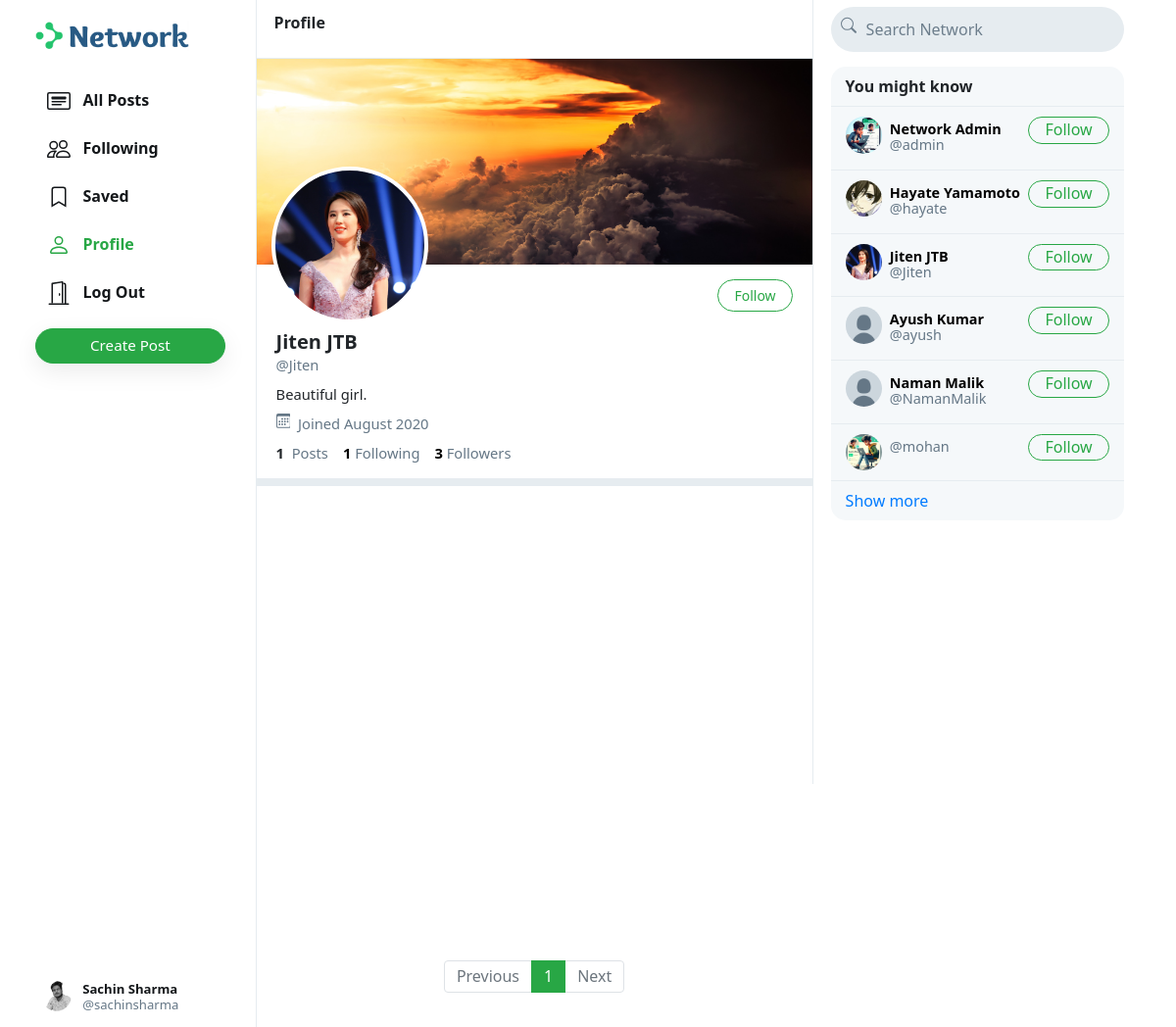
The page /Jiten (signed in) on the database its author committed.
### network/models.py (models this page shows, shortened)
class User(AbstractUser):
    profile_pic = models.ImageField(upload_to='profile_pic/')
    bio = models.TextField(max_length=160, blank=True, null=True)
    cover = models.ImageField(upload_to='covers/', blank=True)

### network/views.py (the view)
# urls.py: path("<str:username>", views.profile, name='profile'),
def profile(request, username):
    user = User.objects.get(username=username)
    all_posts = Post.objects.filter(creater=user).order_by('-date_created')
    paginator = Paginator(all_posts, 10)
    page_number = request.GET.get('page')
    if page_number == None:
        page_number = 1
    posts = paginator.get_page(page_number)
    followings = []
    suggestions = []
    follower = False
    if request.user.is_authenticated:
        followings = Follower.objects.filter(followers=request.user).values_list('user', flat=True)
        suggestions = User.objects.exclude(pk__in=followings).exclude(username=request.user.username).order_by("?")[:6]
        if request.user in Follower.objects.get(user=user).followers.all():
            follower = True
    follower_count = Follower.objects.get(user=user).followers.all().count()
    following_count = Follower.objects.filter(followers=user).count()
    return render(request, 'network/profile.html', {
        "username": user,
        "posts": posts,
        "posts_count": all_posts.count(),
        "suggestions": suggestions,
        "page": "profile",
        "is_follower": follower,
        "follower_count": follower_count,
        "following_count": following_count
    })

### network/templates/network/profile.html (shortened to what this page needs)
{% extends 'network/index.html' %}
{% load static %}
{% block profile %}
    <div class="profile-view" data-user="{{username.username}}">
        <div class="cover-image" style="background-image: url(/media/{{username.cover}})"></div>
        <div class="profile-image" style="background-image: url(/media/{{username.profile_pic}})"></div>
        <div class="profile-details">
            <div>
                {% if user.username == username.username %}
                <a href="{% url 'edit_profile' %}">
                    <button class="btn btn-outline-success float-right merabutton" id="edit-profile-btn" >Edit Profile</button>
                </a>
                {% elif is_follower %}
                    <button class="btn btn-success float-right merabutton" onclick="unfollow_user(this,'{{username.username}}','edit_page')"   id="following-btn">Following</button>
                {% else %}
                    <button class="btn btn-outline-success float-right merabutton" onclick="follow_user(this,'{{username.username}}','edit_page')"  id="follow-btn">Follow</button>
                {% endif %}
            </div>
            <div class="details-data">
                <h5>{{username.first_name}} {{username.last_name}}</h5>
                <div class="grey">@{{username.username}}</div>
                <div class="bio">
                    {% if username.bio is not None %}
                        {{username.bio}}
                    {% endif %}
                </div>
                <div class="grey" style="padding: 8px 0px;">
                    &nbsp;Joined {{username.date_joined | date:"F Y"}}
                </div>
                <div>
                    <strong>
                        {{posts_count}}
                    </strong>
                    &nbsp;<span class="grey">Posts</span>
                    <a href="#">
                        <strong id="following__count">{{following_count | default:0}}</strong>&nbsp;<span class="grey">Following</span>
                    </a>
                    <a href="#">
                        <strong id="follower__count">{{follower_count | default:0}}</strong>&nbsp;<span class="grey">Followers</span>
                    </a>
                </div>
            </div>
        </div>
    </div>
    <div class="space"></div>
{% endblock %}

### network/templates/network/layout.html (shortened to what this page needs)
{% load static %}
<!DOCTYPE html>
<html lang="en">
    <head>
        <link rel="stylesheet" href="https://stackpath.bootstrapcdn.com/bootstrap/4.4.1/css/bootstrap.min.css">
        <link href="{% static 'network/styles.css' %}" rel="stylesheet">
    </head>
    <body>
        <div class="body" data-page="{{page}}">
            <div class="sidenav">
                <a href="{% url 'index' %}" class="navbar-brand">
                    <img src="{% static 'network/Images/logo.png' %}" height="31px">
                </a>
                <div style="height: 100%;">
                    <div>
                        <div>
                            <ul>
                                <li class="nav-item" id="all_posts">
                                <a href="{% url 'index' %}" class="nav-link">
                                    <div>
                                        &nbsp;&nbsp;All Posts
                                    </div>
                                </a>
                                </li>
                                {% if user.is_authenticated %}
                                    <li class="nav-item" id="following">
                                        <a href="{% url 'following' %}" class="nav-link">
                                            <div>
                                                &nbsp;&nbsp;Following
                                            </div>
                                        </a>
                                    </li>
                                    <li class="nav-item" id="saved">
                                        <a href="{% url 'saved' %}" class="nav-link">
                                            <div>
                                                <svg width="1.5em" height="1.5em" viewBox="0 0 16 16" class="bi bi-bookmark" fill="currentColor" xmlns="http://www.w3.org/2000/svg">
                                                    <path fill-rule="evenodd" d="M8 12l5 3V3a2 2 0 0 0-2-2H5a2 2 0 0 0-2 2v12l5-3zm-4 1.234l4-2.4 4 2.4V3a1 1 0 0 0-1-1H5a1 1 0 0 0-1 1v10.234z"/>
                                                  </svg>
                                                &nbsp;&nbsp;Saved
                                            </div>
                                        </a>
                                    </li>
                                    <li class="nav-item" id="profile">
                                        <a href="{% url 'profile' user.username %}" class="nav-link">
                                            <div>
                                                &nbsp;&nbsp;Profile
                                            </div>
                                        </a>
                                    </li>
                                    <li class="nav-item" id="logout">
                                        <a href="{% url 'logout' %}" class="nav-link">
                                            <div>
                                                &nbsp;&nbsp;Log Out
                                            </div>
                                        </a>
                                    </li>
                                {% endif %}
                            </ul>
                        </div>
                        {% if user.is_authenticated %}
                            <button id="popup-btn" class="btn btn-success new-post-btn" onclick="createpost()">Create Post</button>
                        {% endif %}
                    </div>
                    <div style="position: absolute; bottom: 10px;">
                        {% if user.is_authenticated %}
                            <li class="nav-item sidenav-user">
                                <a href="{% url 'profile' user.username %}" class="nav-link">
                                    <div class="user_account">
                                        <div class="small-profilepic" style="float: left; background-image: url(/media/{{user.profile_pic}})"></div>
                                        <div style="height: 2.7vw; margin: auto;">
                                            <div style="margin-top: 4px;"><strong>{{user.first_name}} {{user.last_name}}</strong></div>
                                            <div class="grey" style="margin-top: 4px;">@{{ user.username }}</div>
                                        </div>
                                    </div>
                                </a>
                            </li>
                        {% endif %}
                    </div>
                </div>
            </div>
            {% block body %}
            {% endblock %}
            <div class="right-div">
                <nav class="head">
                    <form action="#">
                        <div class="search-div">
                            <div>
                            </div>
                            <input type="text" name="query" id="search-box" placeholder="Search Network">
                        </div>
                    </form>
                </nav>
                <div class='right-div-content'>
                    <div class="space" style="background-color: white;"></div>
                    {% if user.is_authenticated %}
                        <div class="suggestion-box">
                            <div class="suggestion-header">
                                You might know
                            </div>
                            {% for suggestion in suggestions %}
                                <div class="suggestion-user">
                                    <div>
                                        <a href="{% url 'profile' suggestion.username %}">
                                            <div class="small-profilepic" style="background-image: url(/media/{{suggestion.profile_pic}})"></div>
                                        </a>
                                    </div>
                                    <div class="user-details">
                                        <a href="{% url 'profile' suggestion.username %}">
                                            <div id="user-name">
                                                <strong>
                                                    {{suggestion.first_name}} {{suggestion.last_name}}
                                                </strong>
                                            </div>
                                            <div class="grey">@{{suggestion.username}}</div>
                                        </a>
                                    </div>
                                    <div>
                                        <button class="btn btn-outline-success" type="button" onclick="follow_user(this,'{{suggestion.username}}','suggestion')">Follow</button>
                                    </div>
                                </div>
                            {% empty %}
                                    <div style="text-align: center; border-bottom: .5px solid #e6ecf0; padding: 10px 15px;">
                                        <span class="grey" style="font-size: .9em;">No suggestions available.</span>
                                    </div>
                            {% endfor %}
                            <div class="suggestion-footer">
                                <a href="#">Show more</a>
                            </div>
                        </div>
                    {% endif %}
                </div>
            </div>
        </div>
    </body>
</html>

### network/static/network/styles.css (style rules this page uses)
.body { display: flex; min-height: 100%; font-family: system-ui, sans-serif; }
.merabutton { font-size: 14px; }
.btn { border-radius: 20px; padding: 0.32rem 1rem 0.375rem 1rem; }
.btn, .btn:focus, .btn:active { box-shadow: none !important; -webkit-box-shadow: none !important; }
.grey { color: #657786; }
svg { vertical-align: text-top; }
.sidenav { height: 100%; width: 21.8%; position: fixed; top: 0; left: 0; padding: 15px; list-style: none; border-right: .5px solid #e6ecf0; z-index: 100; padding-left: 3%; background-color: white; }
.sidenav ul { list-style: none; padding-left: 0px; margin-top: 3vh; }
.sidenav li { margin-top: 7px; }
.sidenav .nav-link { color: #14171a; line-height: .7em; font-weight: 700; padding: 0px; }
.sidenav .nav-link>div { padding: 10px 20px 8px 12px; border-radius: 25px; line-height: 0.9em; width: max-content; }
.new-post-btn { padding-left: 55px !important; padding-right: 55px !important; font-size: .95em; font-weight: 530; box-shadow: rgba(0, 0, 0, 0.08) 0px 8px 24px !important; }
.user_account { display: flex; font-size: .82rem; font-weight: normal; padding-top: 3px !important; padding-bottom: 3px !important; padding-left: 3px !important; }
.user_account .small-profilepic { transform: scale(.82); margin-left: auto; margin-top: auto; }
.active a { color: #28a745 !important; }
.head { height: 7.5vh; }
.small-profilepic { width: 3.1vw; height: 3.1vw; border-radius: 9999px; overflow: hidden; margin-right: 8px; background-size: cover; background-repeat: no-repeat; background-position: center; box-sizing: content-box; }
.space { height: 8px; background-color: #e6ecf0; }
.cover-image { height: 210px; background-size: cover; background-position: center; background-repeat: no-repeat; background-color: #ccd6dd; }
.profile-image { width: 160px; height: 160px; position: absolute; left: 15px; top: 110px; border-radius: 99999px; border: 4px solid white; background-size: cover; background-repeat: no-repeat; background-position: center; background-color: white; }
.profile-details { padding: 15px 20px; }
.profile-details button { padding-bottom: 0.3rem; }
.profile-details>.details-data { margin-top: 52px; font-size: .92em; }
.profile-details h5 { font-weight: 800; margin-bottom: 0px; }
.profile-details a { color: black; text-decoration: none; }
.bio { margin-top: 8px; }
.right-div { width: 28%; height: 100vh; position: fixed; right: 2.95%; border-left: .5px solid #e6ecf0; background-color: white; }
.right-div .head { padding: .9vh 1.5vw; }
.right-div .search-div { margin-left: auto; margin-right: auto; display: flex; border-radius: 25px; background-color: #e6ecf0; padding-left: 10px; padding-right: 10px; vertical-align: middle; }
#search-box { height: 5.7vh; border: none; background: none; outline: none; width: 100%; margin-left: 8px; }
#search-box::placeholder { color: #6d7e8c; }
.right-div-content { height: 92.5vh; overflow: auto; padding-left: 1.5vw; padding-right: 1.5vw; }
.suggestion-box, .guest-box { border-radius: 15px; overflow: hidden; background-color: #f5f8fa; }
.suggestion-header { padding: 13px 15px; line-height: .9em; font-weight: 800; border-bottom: .5px solid #e6ecf0; }
.suggestion-user { display: flex; padding: 10px 15px; font-size: .9em; border-bottom: .5px solid #e6ecf0; }
.suggestion-user a { color: black; text-decoration: none; }
.user-details { flex: 1; line-height: 1.1em; padding: 5px 0px 7px 0px; }
.suggestion-user .btn { padding: 0em 1em .09em 1em; }
.suggestion-footer { padding: 13px 15px; line-height: .9em; }
.suggestion-footer a { text-decoration: none; }

### rows shown on the page
User: profile_pic (picture), first_name "Sachin", last_name "Sharma", username "sachinsharma"
User: cover (picture), profile_pic (picture), first_name "Jiten", last_name "JTB", username "Jiten", bio "Beautiful girl.", date_joined "August 2020"
User: profile_pic (picture), first_name "Network", last_name "Admin", username "admin"
User: profile_pic (picture), first_name "Hayate", last_name "Yamamoto", username "hayate"
User: profile_pic (placeholder picture), first_name "Ayush", last_name "Kumar", username "ayush"
User: profile_pic (placeholder picture), first_name "Naman", last_name "Malik", username "NamanMalik"
User: profile_pic (picture), username "mohan"

### other values the page prints
{{ posts_count }} "1"
{{ following_count | default:0 }} "1"
{{ follower_count | default:0 }} "3"
{{ each }} "1"
